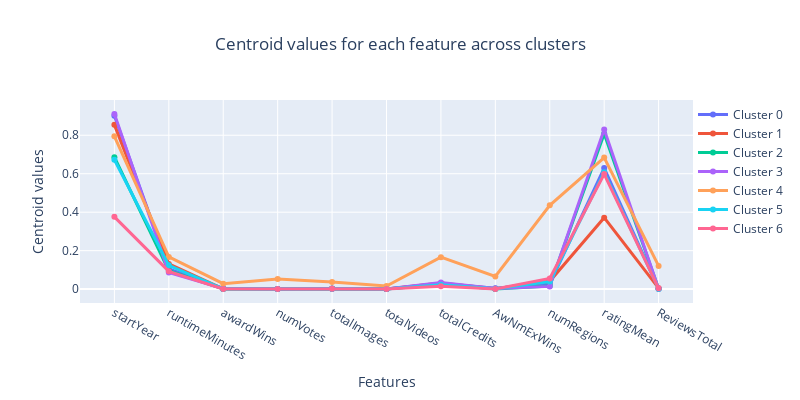

This figure's notebook cell:
### Code cell
import plotly.graph_objects as go

# Crea una figura vuota
fig = go.Figure()

# Aggiungi una linea per ogni centroide del cluster
for i, center in enumerate(kmeans.cluster_centers_):
    fig.add_trace(go.Scatter(
        x=list(df.columns),
        y=center,
        mode='lines+markers',
        name=f'Cluster {i}',
        line=dict(width=3)
    ))

# Imposta il titolo e le etichette
fig.update_layout(
    title="Centroid values for each feature across clusters",
    xaxis_title="Features",
    yaxis_title="Centroid values",
    legend=dict(x=1, y=1),
    width=800, height=400
)

# Aggiungi la griglia all'asse y
fig.update_yaxes(showgrid=True)
fig.update_layout(title_x=0.5)

# Mostra il grafico
fig.show()

### Figure 1 — Plotly figure (JSON) as saved in the notebook; plotly's stock layout.template omitted (floating-point values rounded to 4 significant figures)
{"data": [{"line": {"width": 3}, "mode": "lines+markers", "name": "Cluster 0", "type": "scatter", "x": ["startYear", "runtimeMinutes", "awardWins", "numVotes", "totalImages", "totalVideos", "totalCredits", "AwNmExWins", "numRegions", "ratingMean", "ReviewsTotal"], "y": [0.9013, 0.1054, 0.003249, 0.0002811, 0.001819, 0.001053, 0.02947, 0.004914, 0.02752, 0.6293, 0.002352]}, {"line": {"width": 3}, "mode": "lines+markers", "name": "Cluster 1", "type": "scatter", "x": ["startYear", "runtimeMinutes", "awardWins", "numVotes", "totalImages", "totalVideos", "totalCredits", "AwNmExWins", "numRegions", "ratingMean", "ReviewsTotal"], "y": [0.8541, 0.1308, 0.001341, 0.0003769, 0.002711, 0.0008938, 0.03118, 0.001771, 0.04087, 0.3715, 0.004933]}, {"line": {"width": 3}, "mode": "lines+markers", "name": "Cluster 2", "type": "scatter", "x": ["startYear", "runtimeMinutes", "awardWins", "numVotes", "totalImages", "totalVideos", "totalCredits", "AwNmExWins", "numRegions", "ratingMean", "ReviewsTotal"], "y": [0.6857, 0.096, 0.001173, 0.0002382, 0.002371, 0.0001176, 0.02475, 0.001223, 0.01586, 0.8077, 0.001449]}, {"line": {"width": 3}, "mode": "lines+markers", "name": "Cluster 3", "type": "scatter", "x": ["startYear", "runtimeMinutes", "awardWins", "numVotes", "totalImages", "totalVideos", "totalCredits", "AwNmExWins", "numRegions", "ratingMean", "ReviewsTotal"], "y": [0.9111, 0.08582, 0.003113, 0.0004921, 0.002491, 0.0009019, 0.03382, 0.003707, 0.01417, 0.8294, 0.001649]}, {"line": {"width": 3}, "mode": "lines+markers", "name": "Cluster 4", "type": "scatter", "x": ["startYear", "runtimeMinutes", "awardWins", "numVotes", "totalImages", "totalVideos", "totalCredits", "AwNmExWins", "numRegions", "ratingMean", "ReviewsTotal"], "y": [0.7947, 0.1675, 0.02828, 0.05314, 0.03704, 0.01589, 0.166, 0.06628, 0.4361, 0.684, 0.1207]}, {"line": {"width": 3}, "mode": "lines+markers", "name": "Cluster 5", "type": "scatter", "x": ["startYear", "runtimeMinutes", "awardWins", "numVotes", "totalImages", "totalVideos", "totalCredits", "AwNmExWins", "numRegions", "ratingMean", "ReviewsTotal"], "y": [0.673, 0.1235, 0.001191, 0.0001851, 0.002466, 0.0001386, 0.02212, 0.001399, 0.03925, 0.6075, 0.002388]}, {"line": {"width": 3}, "mode": "lines+markers", "name": "Cluster 6", "type": "scatter", "x": ["startYear", "runtimeMinutes", "awardWins", "numVotes", "totalImages", "totalVideos", "totalCredits", "AwNmExWins", "numRegions", "ratingMean", "ReviewsTotal"], "y": [0.3757, 0.09237, 0.0005536, 0.0002926, 0.002143, 0.0001256, 0.01499, 0.0004335, 0.05588, 0.5985, 0.003952]}], "layout": {"height": 400, "legend": {"x": 1, "y": 1}, "title": {"text": "Centroid values for each feature across clusters", "x": 0.5}, "width": 800, "xaxis": {"title": {"text": "Features"}}, "yaxis": {"showgrid": true, "title": {"text": "Centroid values"}}}}
